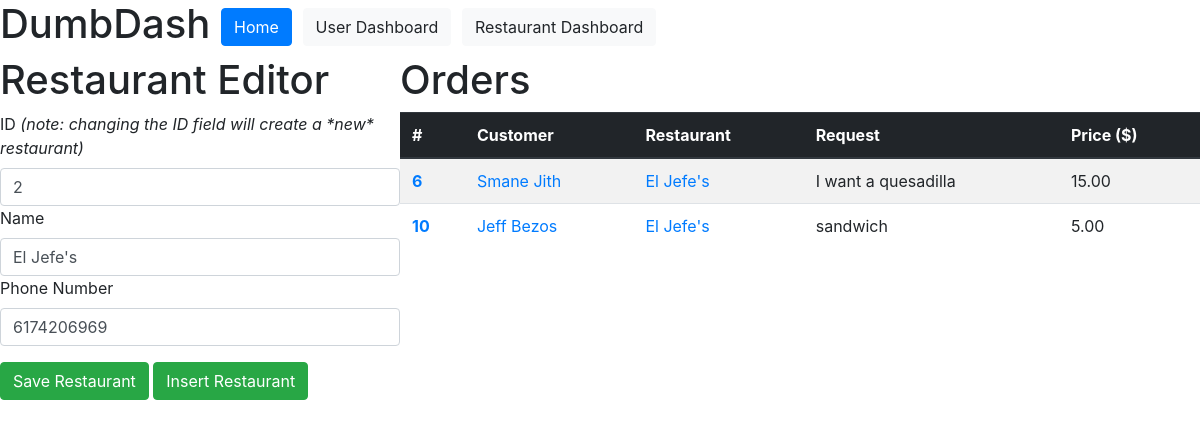
Page /restaurants/2 on the committed database.
### dumbdash/models.py (models this page shows)
class Restaurants(models.Model):
    name = models.CharField(max_length=200)
    phone_number = models.BigIntegerField()

class Orders(models.Model):
    food_request = models.CharField(max_length=200)
    price = models.DecimalField(max_digits=6, decimal_places=2)
    user = models.ForeignKey(Users, on_delete=models.CASCADE)
    restaurant = models.ForeignKey(Restaurants, on_delete=models.DO_NOTHING)

class Users(models.Model):
    first_name = models.CharField(max_length=200)
    last_name = models.CharField(max_length=200)
    username = models.CharField(max_length=200)
    password = models.CharField(max_length=200)
    address = models.CharField(max_length=200)
    venmo = models.CharField(max_length=200)
    phone_number = models.BigIntegerField()
    email = models.EmailField()
    account_type = models.ForeignKey(Types, on_delete=models.DO_NOTHING)

### dumbdash/views.py (the view)
# urls.py: path("restaurants/<int:pk>", views.restaurant_detail,
@csrf_exempt
def restaurant_detail(request, pk):
    if request.method == 'GET':
        restaurant = Restaurants.objects.get(pk=pk)
        orders = Orders.objects.filter(restaurant=restaurant)
        context = {
            'restaurant': restaurant,
            'orders': orders
        }
        return render(request, 'restaurant_detail.html', context)
    elif request.method == 'POST':
        restaurant = Restaurants(id=request.POST.get('id'),
                                 name=request.POST.get('name'),
                                 phone_number=request.POST.get('phone_number'))
        restaurant.save()
        return redirect('restaurants')

### dumbdash/templates/restaurant_detail.html
{% extends "base.html" %}
{% load static %}
{% block page_content %}
<div class="viewer" style="display:flex;width:100%">
  <div class="editor" style="flex:1;">
    <h1>Restaurant Editor</h1>
    <form action="{{ restaurant.id }}" method="post">
        <div class="form-group">
            <label for="id">ID <i>(note: changing the ID field will create a *new* restaurant)</i></label>
            <input type="text" class="form-control" name="id" value="{{ restaurant.id }}">
            <label for="name">Name</label>
            <input type="text" class="form-control" name="name" value="{{ restaurant.name }}">
            <label for="phone_number">Phone Number</label>
            <input type="text" class="form-control" name="phone_number" value="{{ restaurant.phone_number }}">
        </div>
        <button type="submit" class="btn btn-success">Save Restaurant</button>
        <button type="submit" class="btn btn-success">Insert Restaurant</button>
    </form>
  </div>
  <br>
  <div class="order-view" style="flex:2;">
  <h1>
    Orders
  </h1>
    <table class="table table-striped">
      <thead class="thead-dark">
          <th scope="col">#</th>
          <th scope="col">Customer</th>
          <th scope="col">Restaurant</th>
          <th scope="col">Request</th>
          <th scope="col">Price ($)</th>
      </thead>
      <tbody>
        {% for order in orders %}
          <tr>
              <th scope="row">
                  <a href="{% url 'order_detail' order.pk %}">
                      {{ order.id }}
                  </a>
              </th>
              <td><a href="/users/{{ order.user.id }}">{{ order.user.first_name }} {{ order.user.last_name }}</a></td>
              <td><a href="/restaurants/{{ order.restaurant.id }}">{{ order.restaurant.name }}</a></td>
              <td>{{ order.food_request }}</td>
              <td>{{ order.price }}</td>
          </tr>
        {% endfor %}
      </tbody>
    </table>
  </div>
</div>
{% endblock %}

### rows in the picture
Restaurants: id "2", name "El Jefe's", phone_number "6174206969"
Orders: id "6", user.first_name "Smane", user.last_name "Jith", restaurant.name "El Jefe's", food_request "I want a quesadilla", price "15.00"
Orders: id "10", user.first_name "Jeff", user.last_name "Bezos", restaurant.name "El Jefe's", food_request "sandwich", price "5.00"
